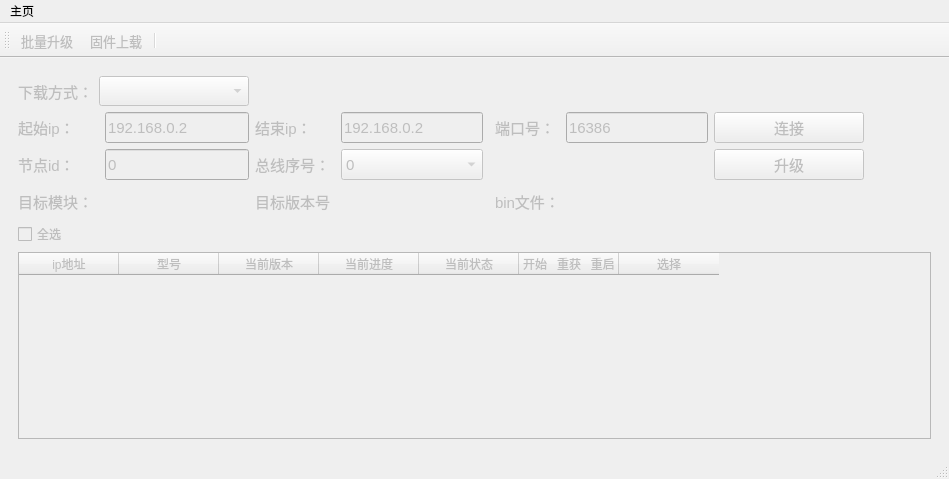
<?xml version="1.0" encoding="UTF-8"?>
<ui version="4.0">
 <author>Yeoman</author>
 <class>MainWindow</class>
 <widget class="QMainWindow" name="MainWindow">
  <property name="geometry">
   <rect>
    <x>0</x>
    <y>0</y>
    <width>949</width>
    <height>479</height>
   </rect>
  </property>
  <property name="windowTitle">
   <string>固件升级</string>
  </property>
  <property name="styleSheet">
   <string notr="true">QTableView::item, QListView::item, QTreeView::item {
	padding: 5px; 
	margin: 0px; 
        height: 80px
}
</string>
  </property>
  <widget class="QWidget" name="centralwidget">
   <layout class="QGridLayout" name="gridLayout">
    <item row="0" column="1">
     <widget class="QStackedWidget" name="stackedWidget">
      <property name="enabled">
       <bool>false</bool>
      </property>
      <property name="currentIndex">
       <number>0</number>
      </property>
      <widget class="QWidget" name="download_page">
       <property name="enabled">
        <bool>false</bool>
       </property>
       <layout class="QGridLayout" name="gridLayout_2">
        <item row="1" column="0" colspan="2">
         <widget class="QLabel" name="ip_begin">
          <property name="minimumSize">
           <size>
            <width>0</width>
            <height>30</height>
           </size>
          </property>
          <property name="font">
           <font>
            <family>Arial</family>
            <pointsize>11</pointsize>
           </font>
          </property>
          <property name="text">
           <string>起始ip：</string>
          </property>
         </widget>
        </item>
        <item row="1" column="3">
         <widget class="QLabel" name="ip_end">
          <property name="font">
           <font>
            <family>Arial</family>
            <pointsize>11</pointsize>
           </font>
          </property>
          <property name="text">
           <string>结束ip：</string>
          </property>
         </widget>
        </item>
        <item row="1" column="8">
         <widget class="QPushButton" name="connect">
          <property name="sizePolicy">
           <sizepolicy hsizetype="Minimum" vsizetype="Preferred">
            <horstretch>0</horstretch>
            <verstretch>0</verstretch>
           </sizepolicy>
          </property>
          <property name="font">
           <font>
            <family>Arial</family>
            <pointsize>11</pointsize>
           </font>
          </property>
          <property name="text">
           <string>连接</string>
          </property>
         </widget>
        </item>
        <item row="2" column="2">
         <widget class="QLineEdit" name="edit_node_id">
          <property name="sizePolicy">
           <sizepolicy hsizetype="Expanding" vsizetype="Preferred">
            <horstretch>0</horstretch>
            <verstretch>0</verstretch>
           </sizepolicy>
          </property>
          <property name="minimumSize">
           <size>
            <width>50</width>
            <height>30</height>
           </size>
          </property>
          <property name="font">
           <font>
            <family>Arial</family>
            <pointsize>11</pointsize>
           </font>
          </property>
          <property name="text">
           <string>0</string>
          </property>
         </widget>
        </item>
        <item row="1" column="4">
         <widget class="QLineEdit" name="line_ip_end">
          <property name="sizePolicy">
           <sizepolicy hsizetype="Expanding" vsizetype="Preferred">
            <horstretch>0</horstretch>
            <verstretch>0</verstretch>
           </sizepolicy>
          </property>
          <property name="font">
           <font>
            <family>Arial</family>
            <pointsize>11</pointsize>
           </font>
          </property>
          <property name="text">
           <string>192.168.0.2</string>
          </property>
         </widget>
        </item>
        <item row="1" column="2">
         <widget class="QLineEdit" name="line_ip_begin">
          <property name="sizePolicy">
           <sizepolicy hsizetype="Expanding" vsizetype="Preferred">
            <horstretch>0</horstretch>
            <verstretch>0</verstretch>
           </sizepolicy>
          </property>
          <property name="font">
           <font>
            <family>Arial</family>
            <pointsize>11</pointsize>
           </font>
          </property>
          <property name="text">
           <string>192.168.0.2</string>
          </property>
         </widget>
        </item>
        <item row="1" column="7">
         <widget class="QLineEdit" name="line_port">
          <property name="sizePolicy">
           <sizepolicy hsizetype="Expanding" vsizetype="Preferred">
            <horstretch>0</horstretch>
            <verstretch>0</verstretch>
           </sizepolicy>
          </property>
          <property name="font">
           <font>
            <family>Arial</family>
            <pointsize>11</pointsize>
           </font>
          </property>
          <property name="text">
           <string>16386</string>
          </property>
         </widget>
        </item>
        <item row="1" column="6">
         <widget class="QLabel" name="port_label">
          <property name="font">
           <font>
            <family>Arial</family>
            <pointsize>11</pointsize>
           </font>
          </property>
          <property name="text">
           <string>端口号：</string>
          </property>
         </widget>
        </item>
        <item row="0" column="0">
         <widget class="QLabel" name="ip_local_2">
          <property name="font">
           <font>
            <family>Arial</family>
            <pointsize>11</pointsize>
           </font>
          </property>
          <property name="text">
           <string>下载方式：</string>
          </property>
         </widget>
        </item>
        <item row="2" column="0" colspan="2">
         <widget class="QLabel" name="port_label_3">
          <property name="font">
           <font>
            <family>Arial</family>
            <pointsize>11</pointsize>
           </font>
          </property>
          <property name="text">
           <string>节点id：</string>
          </property>
         </widget>
        </item>
        <item row="0" column="1" colspan="2">
         <widget class="QComboBox" name="combo_style">
          <property name="minimumSize">
           <size>
            <width>150</width>
            <height>30</height>
           </size>
          </property>
          <property name="font">
           <font>
            <family>Arial</family>
            <pointsize>11</pointsize>
            <weight>50</weight>
            <bold>false</bold>
           </font>
          </property>
          <property name="currentIndex">
           <number>-1</number>
          </property>
          <item>
           <property name="text">
            <string>VCU</string>
           </property>
          </item>
         </widget>
        </item>
        <item row="2" column="8">
         <widget class="QPushButton" name="update">
          <property name="sizePolicy">
           <sizepolicy hsizetype="Minimum" vsizetype="Preferred">
            <horstretch>0</horstretch>
            <verstretch>0</verstretch>
           </sizepolicy>
          </property>
          <property name="minimumSize">
           <size>
            <width>150</width>
            <height>0</height>
           </size>
          </property>
          <property name="font">
           <font>
            <family>Arial</family>
            <pointsize>11</pointsize>
           </font>
          </property>
          <property name="text">
           <string>升级</string>
          </property>
         </widget>
        </item>
        <item row="3" column="0">
         <widget class="QLabel" name="label_target">
          <property name="minimumSize">
           <size>
            <width>0</width>
            <height>30</height>
           </size>
          </property>
          <property name="maximumSize">
           <size>
            <width>70</width>
            <height>16777215</height>
           </size>
          </property>
          <property name="font">
           <font>
            <family>Arial</family>
            <pointsize>11</pointsize>
           </font>
          </property>
          <property name="text">
           <string>目标模块：</string>
          </property>
         </widget>
        </item>
        <item row="3" column="6">
         <widget class="QLabel" name="bin_label">
          <property name="maximumSize">
           <size>
            <width>70</width>
            <height>16777215</height>
           </size>
          </property>
          <property name="font">
           <font>
            <family>Arial</family>
            <pointsize>11</pointsize>
           </font>
          </property>
          <property name="text">
           <string>bin文件：</string>
          </property>
         </widget>
        </item>
        <item row="4" column="0">
         <widget class="QCheckBox" name="select_all_checkbox">
          <property name="text">
           <string>全选</string>
          </property>
         </widget>
        </item>
        <item row="3" column="4" colspan="2">
         <widget class="QLabel" name="target_vesion_value">
          <property name="font">
           <font>
            <family>Arial</family>
            <pointsize>11</pointsize>
           </font>
          </property>
          <property name="text">
           <string/>
          </property>
         </widget>
        </item>
        <item row="3" column="3">
         <widget class="QLabel" name="label_vesion">
          <property name="maximumSize">
           <size>
            <width>80</width>
            <height>16777215</height>
           </size>
          </property>
          <property name="font">
           <font>
            <family>Arial</family>
            <pointsize>11</pointsize>
           </font>
          </property>
          <property name="text">
           <string>目标版本号：</string>
          </property>
         </widget>
        </item>
        <item row="3" column="7">
         <widget class="QLabel" name="bin_file_value">
          <property name="font">
           <font>
            <family>Arial</family>
            <pointsize>11</pointsize>
           </font>
          </property>
          <property name="text">
           <string/>
          </property>
         </widget>
        </item>
        <item row="3" column="2">
         <widget class="QLabel" name="target_moule_value">
          <property name="font">
           <font>
            <family>Arial</family>
            <pointsize>11</pointsize>
           </font>
          </property>
          <property name="text">
           <string/>
          </property>
         </widget>
        </item>
        <item row="1" column="9">
         <spacer name="horizontalSpacer">
          <property name="orientation">
           <enum>Qt::Horizontal</enum>
          </property>
          <property name="sizeHint" stdset="0">
           <size>
            <width>40</width>
            <height>20</height>
           </size>
          </property>
         </spacer>
        </item>
        <item row="5" column="0" colspan="10">
         <widget class="QTableWidget" name="download_table_view">
          <property name="editTriggers">
           <set>QAbstractItemView::NoEditTriggers</set>
          </property>
          <property name="alternatingRowColors">
           <bool>true</bool>
          </property>
          <property name="selectionMode">
           <enum>QAbstractItemView::SingleSelection</enum>
          </property>
          <property name="selectionBehavior">
           <enum>QAbstractItemView::SelectRows</enum>
          </property>
          <attribute name="horizontalHeaderShowSortIndicator" stdset="0">
           <bool>false</bool>
          </attribute>
          <column>
           <property name="text">
            <string>ip地址</string>
           </property>
          </column>
          <column>
           <property name="text">
            <string>型号</string>
           </property>
          </column>
          <column>
           <property name="text">
            <string>当前版本</string>
           </property>
          </column>
          <column>
           <property name="text">
            <string>当前进度</string>
           </property>
          </column>
          <column>
           <property name="text">
            <string>当前状态</string>
           </property>
          </column>
          <column>
           <property name="text">
            <string>开始   重获   重启</string>
           </property>
          </column>
          <column>
           <property name="text">
            <string>选择</string>
           </property>
          </column>
         </widget>
        </item>
        <item row="2" column="3">
         <widget class="QLabel" name="port_label_2">
          <property name="font">
           <font>
            <family>Arial</family>
            <pointsize>11</pointsize>
           </font>
          </property>
          <property name="text">
           <string>总线序号：</string>
          </property>
         </widget>
        </item>
        <item row="2" column="4">
         <widget class="QComboBox" name="combo_serial_id">
          <property name="sizePolicy">
           <sizepolicy hsizetype="Expanding" vsizetype="Preferred">
            <horstretch>0</horstretch>
            <verstretch>0</verstretch>
           </sizepolicy>
          </property>
          <property name="minimumSize">
           <size>
            <width>100</width>
            <height>30</height>
           </size>
          </property>
          <property name="font">
           <font>
            <family>Arial</family>
            <pointsize>11</pointsize>
            <weight>50</weight>
            <bold>false</bold>
           </font>
          </property>
          <property name="currentIndex">
           <number>0</number>
          </property>
          <item>
           <property name="text">
            <string>0</string>
           </property>
          </item>
          <item>
           <property name="text">
            <string>1</string>
           </property>
          </item>
         </widget>
        </item>
       </layout>
      </widget>
      <widget class="QWidget" name="upload_page">
       <property name="enabled">
        <bool>false</bool>
       </property>
       <layout class="QGridLayout" name="gridLayout_3">
        <item row="0" column="0">
         <layout class="QVBoxLayout" name="upload_vertical">
          <property name="leftMargin">
           <number>10</number>
          </property>
          <property name="topMargin">
           <number>10</number>
          </property>
          <property name="rightMargin">
           <number>10</number>
          </property>
          <property name="bottomMargin">
           <number>10</number>
          </property>
          <item>
           <layout class="QHBoxLayout" name="horizontalLayout" stretch="5,0">
            <item>
             <widget class="QWidget" name="widget" native="true"/>
            </item>
            <item>
             <widget class="QToolButton" name="add_upload_btn">
              <property name="text">
               <string/>
              </property>
              <property name="icon">
               <iconset resource="firmware.qrc">
                <normaloff>:/operate/image/plus_alt.png</normaloff>:/operate/image/plus_alt.png</iconset>
              </property>
              <property name="iconSize">
               <size>
                <width>20</width>
                <height>20</height>
               </size>
              </property>
             </widget>
            </item>
           </layout>
          </item>
          <item>
           <widget class="QTableWidget" name="upload_table_widget">
            <attribute name="verticalHeaderVisible">
             <bool>false</bool>
            </attribute>
            <row>
             <property name="text">
              <string/>
             </property>
            </row>
            <column>
             <property name="text">
              <string>源ip地址</string>
             </property>
            </column>
            <column>
             <property name="text">
              <string>端口号</string>
             </property>
            </column>
            <column>
             <property name="text">
              <string>当前型号</string>
             </property>
            </column>
            <column>
             <property name="text">
              <string>当前版本</string>
             </property>
            </column>
            <column>
             <property name="text">
              <string>当前进度</string>
             </property>
            </column>
            <column>
             <property name="text">
              <string>打开   开始   删除</string>
             </property>
            </column>
           </widget>
          </item>
         </layout>
        </item>
       </layout>
      </widget>
     </widget>
    </item>
   </layout>
  </widget>
  <widget class="QMenuBar" name="menubar">
   <property name="geometry">
    <rect>
     <x>0</x>
     <y>0</y>
     <width>949</width>
     <height>23</height>
    </rect>
   </property>
   <widget class="QMenu" name="menu">
    <property name="title">
     <string>主页</string>
    </property>
    <addaction name="action_xml"/>
    <addaction name="action_exit"/>
   </widget>
   <addaction name="menu"/>
  </widget>
  <widget class="QStatusBar" name="statusbar"/>
  <widget class="QToolBar" name="toolBar">
   <property name="enabled">
    <bool>false</bool>
   </property>
   <property name="windowTitle">
    <string>toolBar</string>
   </property>
   <property name="iconSize">
    <size>
     <width>35</width>
     <height>30</height>
    </size>
   </property>
   <attribute name="toolBarArea">
    <enum>TopToolBarArea</enum>
   </attribute>
   <attribute name="toolBarBreak">
    <bool>false</bool>
   </attribute>
   <addaction name="action_send_down"/>
   <addaction name="action_get_firmware"/>
   <addaction name="separator"/>
  </widget>
  <action name="action_xml">
   <property name="icon">
    <iconset resource="firmware.qrc">
     <normaloff>:/operate/image/order.png</normaloff>:/operate/image/order.png</iconset>
   </property>
   <property name="text">
    <string>载入xml</string>
   </property>
   <property name="font">
    <font>
     <pointsize>10</pointsize>
    </font>
   </property>
  </action>
  <action name="action_send_down">
   <property name="icon">
    <iconset resource="firmware.qrc">
     <normaloff>:/operate/image/upload3.png</normaloff>:/operate/image/upload3.png</iconset>
   </property>
   <property name="text">
    <string>批量升级</string>
   </property>
   <property name="toolTip">
    <string>批量升级固件</string>
   </property>
   <property name="font">
    <font>
     <pointsize>10</pointsize>
    </font>
   </property>
  </action>
  <action name="action_get_firmware">
   <property name="icon">
    <iconset resource="firmware.qrc">
     <normaloff>:/operate/image/package-download.png</normaloff>:/operate/image/package-download.png</iconset>
   </property>
   <property name="text">
    <string>固件上载</string>
   </property>
   <property name="toolTip">
    <string>固件保存至本地PC</string>
   </property>
   <property name="font">
    <font>
     <pointsize>10</pointsize>
    </font>
   </property>
   <property name="shortcutContext">
    <enum>Qt::WindowShortcut</enum>
   </property>
   <property name="visible">
    <bool>true</bool>
   </property>
   <property name="iconVisibleInMenu">
    <bool>true</bool>
   </property>
   <property name="priority">
    <enum>QAction::HighPriority</enum>
   </property>
  </action>
  <action name="action_exit">
   <property name="icon">
    <iconset resource="firmware.qrc">
     <normaloff>:/operate/image/logout.png</normaloff>:/operate/image/logout.png</iconset>
   </property>
   <property name="text">
    <string>退出程序</string>
   </property>
   <property name="toolTip">
    <string>退出程序</string>
   </property>
   <property name="font">
    <font>
     <pointsize>10</pointsize>
    </font>
   </property>
  </action>
 </widget>
 <resources>
  <include location="firmware.qrc"/>
 </resources>
 <connections/>
</ui>
